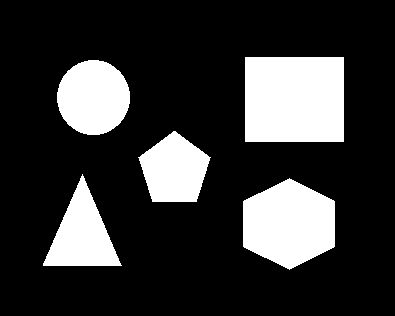
#> input picture shapes.png, 395 x 316 px, found by its file name
$ python cntr_find.py
#> lines starting #> are read from the running program, lines starting #| are printed output that depends on the picture; after the words box and inside, x2 and y2 are one past the last pixel; in counts of white or black regions, pixels touching at a corner belong together
# 컨투어 찾기와 그리기 (cntr_find.py)

import cv2
import numpy as np

img = cv2.imread('C:/Users/seunggu/Desktop/digital_imageprocessing/shapes.png')
#> img is the input picture: shape (316, 395, 3); 21% white; 5 white regions, box (x1, y1, x2, y2) and area: (245, 57, 344, 142) 8415, (243, 178, 335, 270) 6321, (57, 60, 130, 135) 4286, (43, 174, 122, 266) 3662, (138, 131, 211, 202) 3560
img2 = img.copy()

# 그레이 스케일로 변환 ---①
imgray = cv2.cvtColor(img, cv2.COLOR_BGR2GRAY)
#> imgray: shape (316, 395); 21% white; 5 white regions

# 가장 바깥쪽 컨투어에 대해 모든 좌표 반환 ---③
contour, hierarchy = cv2.findContours(imgray, cv2.RETR_EXTERNAL, cv2.CHAIN_APPROX_NONE)
#> contour = 5 contours; box (x1, y1, x2, y2) and area: (245, 57, 344, 142) 8232, (243, 178, 335, 270) 6184, (57, 60, 130, 135) 4181, (43, 174, 122, 266) 3531, (138, 131, 211, 202) 3457

# 모든 좌표를 갖는 컨투어 그리기, 초록색  ---⑥
cv2.drawContours(img, contour, -1, (0,255,0), 4)
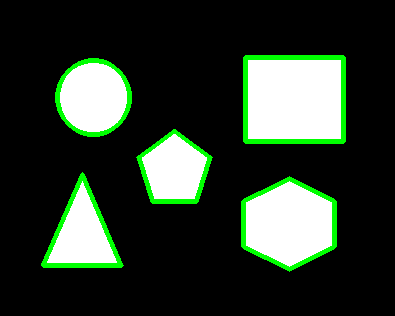
#> img: shape (316, 395, 3); 5.2% of pixels changed, all inside (x1, y1, x2, y2) = (41, 55, 346, 272)
lst = ['Hexagon','Triangle','Pentagon','Circle','Rectangle']

# 컨투어 모든 좌표를 작은 파랑색 점(원)으로 표시 ---⑧
for idex , i in enumerate(contour):
    cv2.putText(img,lst[idex],tuple(i[0][0],), cv2.FONT_HERSHEY_SIMPLEX, 1, (0,0,255), 2)
#> this loop made 5 passes
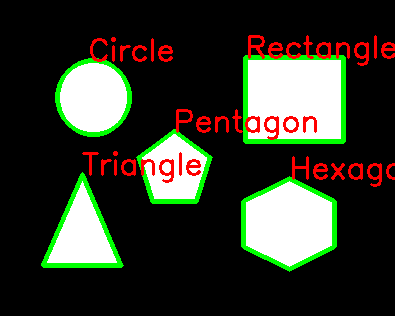
#> img: shape (316, 395, 3); 3.7% of pixels changed, all inside (x1, y1, x2, y2) = (82, 35, 395, 187)

# 결과 출력 ---⑩
# cv2.putText(img, "Text" , (10,10), cv2.FONT_HERSHEY_SIMPLEX, 1, (0,255,0), 2)
cv2.imshow('CHAIN_APPROX_NONE', img)
cv2.waitKey(0)
cv2.destroyAllWindows()
